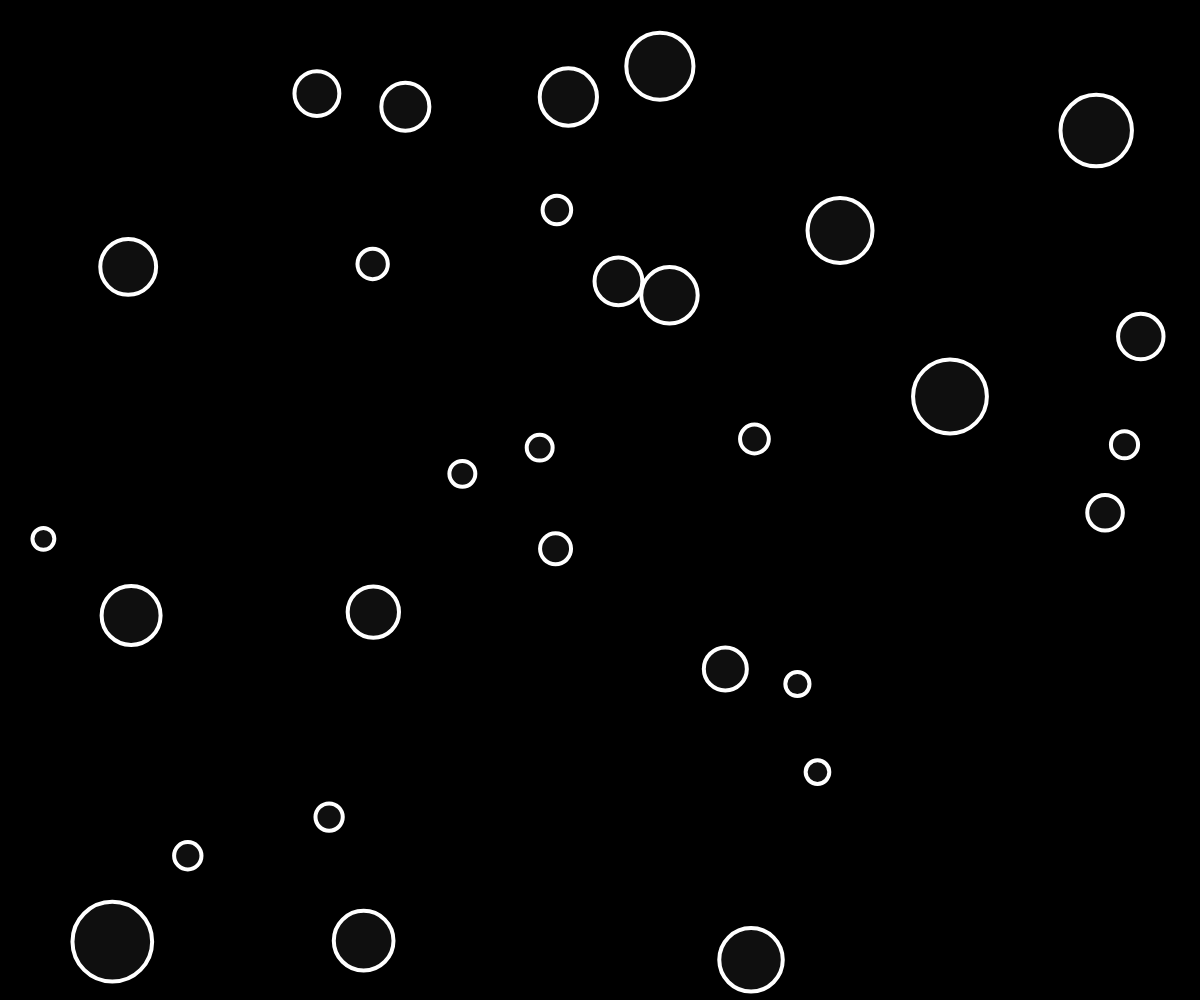
Frame 1 (no input)
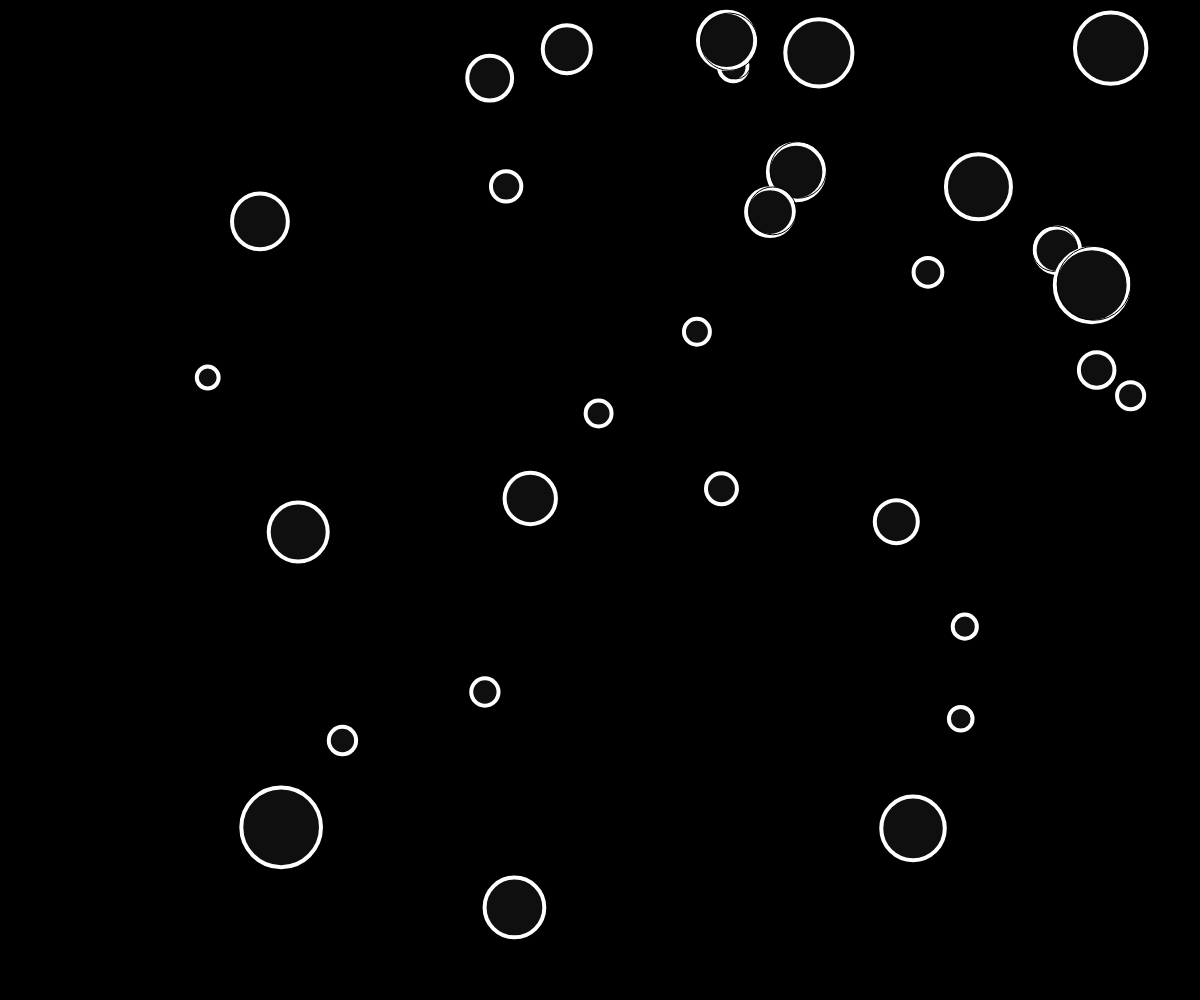
Frame 60 (no input)
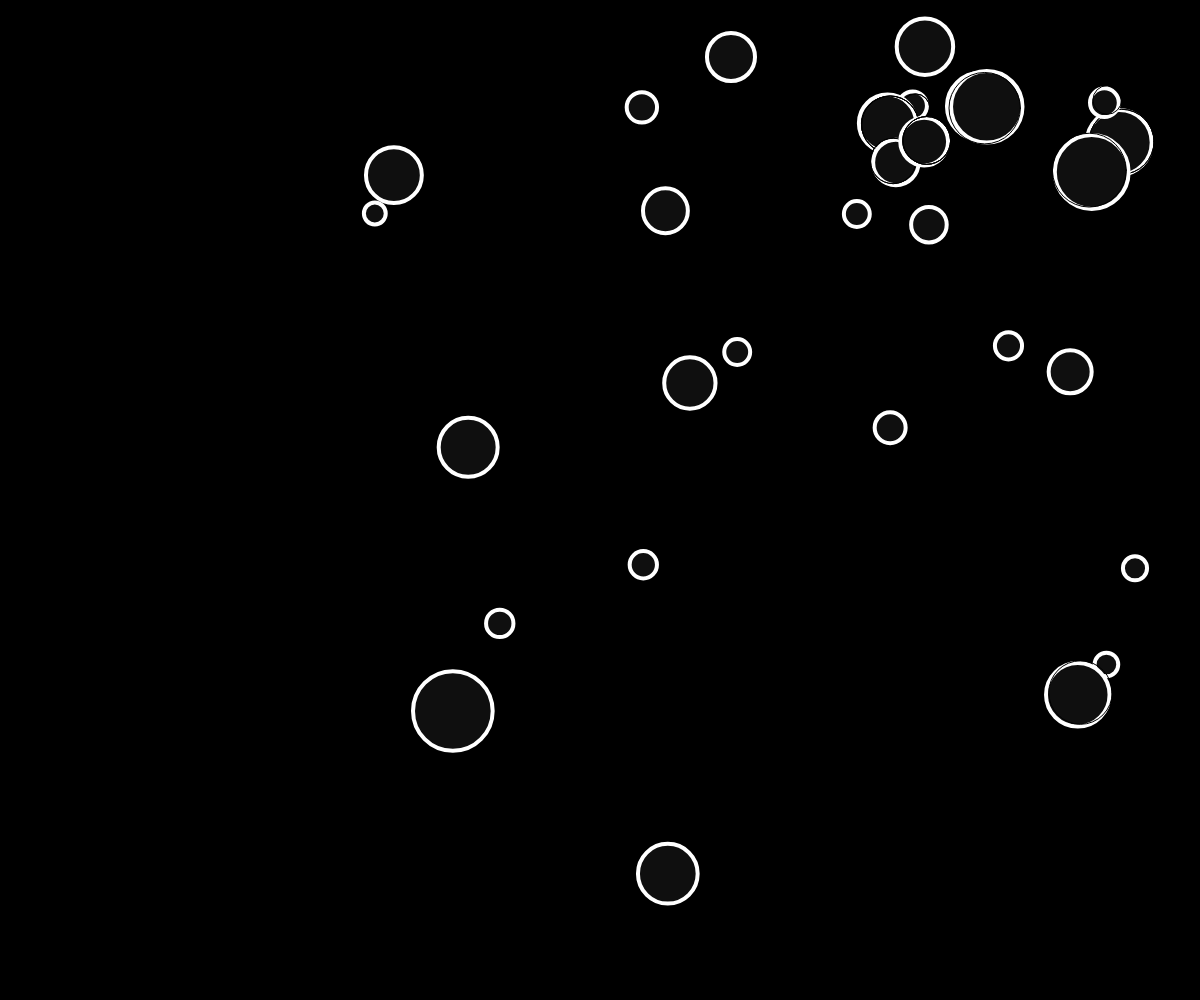
Frame 120 (the mouse pressed at the canvas centre since frame 60)

The p5.js sketch that drew these frames (run headless with seeded random() and noise() and a simulated clock; from frame 60 on, the mouse is pressed at the canvas centre):

// p5.js sketch
// ── sketch.js
let bubbles = [];
let length = 30;

function setup() {
  createCanvas(windowWidth, windowHeight);

  for (let i = 0; i < length; i++) {
    let x = random(40, width - 40);
    let y = random(40, height - 40);
    let r = random(10, 40);
    let xSpeed = random(2, 3);
    let ySpeed = -xSpeed + random() * 2;

    bubbles[i] = new Bubble(x, y, r, xSpeed, ySpeed);
  }

}

// function mousePressed() {

//   let r = random(10, 40);
//   let xSpeed = random(2, 3);
//   let ySpeed = -xSpeed + random() * 2;

//   let newBubble = new Bubble(mouseX, mouseY, r, xSpeed, ySpeed)
//   bubbles.push(newBubble);
// }

function mousePressed() {
  for (let bubble of bubbles) {
    bubble.clicked(mouseX, mouseY);
  }
}

function draw() {

  background(0);

  for (let bubble of bubbles) {
    bubble.show();
    bubble.move();
    bubble.bounce();

    for (let other of bubbles) {
      if (other !== bubble && bubble.touches(other)) {
        bubble.noShow();
      }
    }
  }

  // for (let i = 0; i < bubbles.length; i++) {

  //   bubbles[i].show();
  //   bubbles[i].move();
  //   bubbles[i].bounce();
  // }

}
// ── bubble.js
class Bubble {
  constructor(x, y, r, xSpeed, ySpeed) {
    this.x = x;
    this.y = y;
    this.r = r;
    this.xSpeed = xSpeed;
    this.ySpeed = ySpeed;
    this.red = 15;
    this.green = 15;
    this.blue = 15;
  }

  move() {
    this.x = this.x + this.xSpeed;
    this.y = this.y + this.ySpeed;
  }

  bounce() {
    if (this.x + this.r > width || this.x - this.r < 0) {
      this.xSpeed = -this.xSpeed;
    }
    if (this.y + this.r > height || this.y - this.r < 0) {
      this.ySpeed = -this.ySpeed;
    }
  }

  touches(other) {
    let d = dist(this.x, this.y, other.x, other.y);
    return (d < this.r + other.r);
  }

  clicked(x, y) {
    let mouseDist = dist(x, y, this.x, this.y);
    if (mouseDist < this.r) {
      console.log('clicked on bubble');
      this.red = 15 * random(0, 17);
      this.green = 15 * random(0, 17);
      this.blue = 15 * random(0, 17);
    }
  }

  show() {
    stroke(255);
    strokeWeight(4);
    fill(this.red, this.green, this.blue);
    ellipse(this.x, this.y, this.r * 2);
  }

  noShow() {
    stroke(0);
    strokeWeight(1);
    fill(0, 0, 0, 0);
    ellipse(this.x, this.y, this.r * 2);
  }
}
